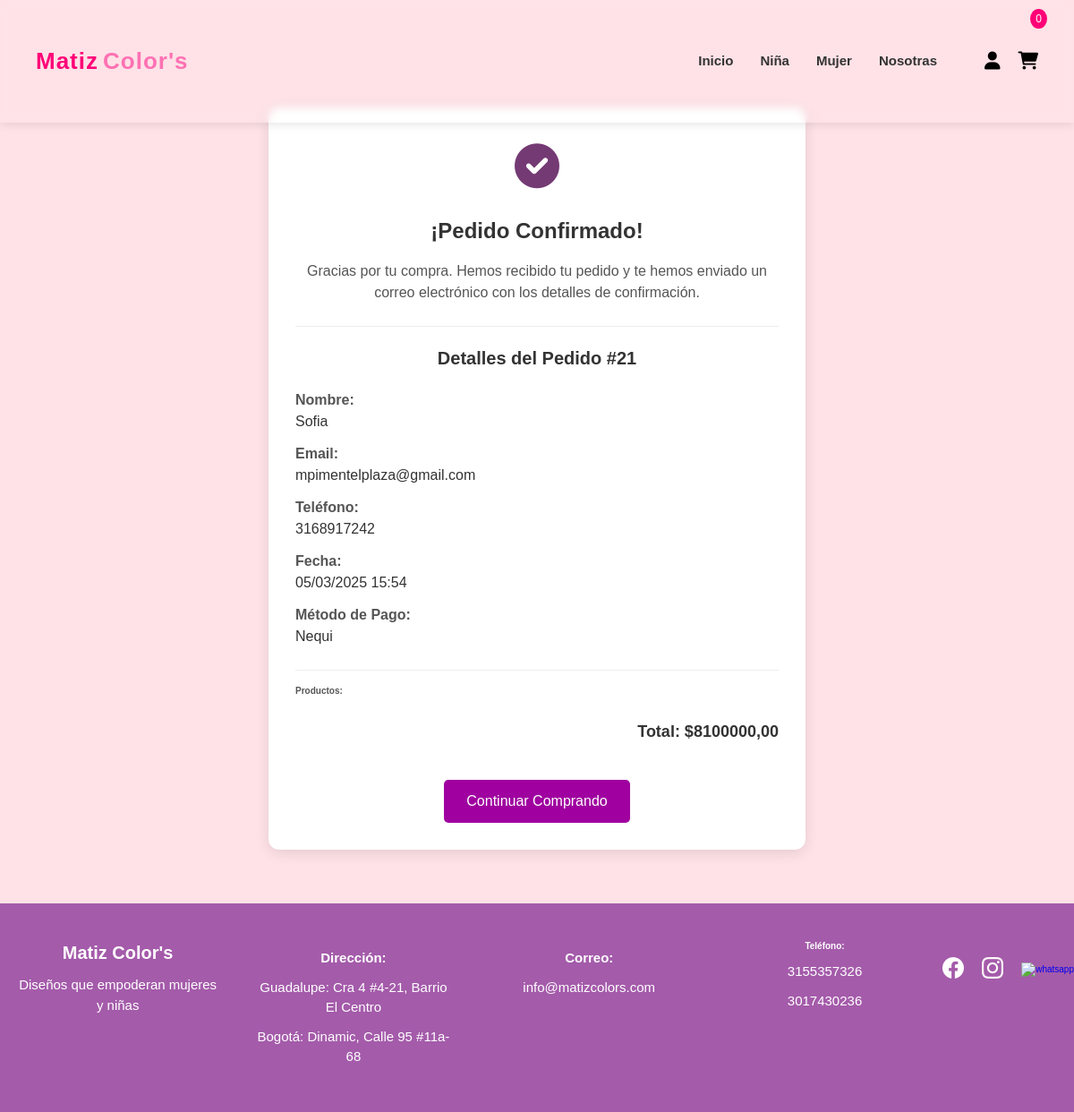
/confirmacion/21/ (signed in), run on the app's committed database.
### web/models.py (models this page shows, shortened)
class Orden(models.Model):
    usuario = models.ForeignKey(User, on_delete=models.CASCADE, null=True, blank=True)
    nombre = models.CharField(max_length=200)
    email = models.EmailField()
    telefono = models.CharField(max_length=20)
    direccion = models.CharField(max_length=255, default="Sin dirección")
    ciudad = models.CharField(max_length=100, null=True, blank=True)
    sesion_id = models.CharField(max_length=100, null=True, blank=True)
    total = models.DecimalField(max_digits=10, decimal_places=2)
    metodo_pago = models.CharField(max_length=20, choices=[('nequi', 'Nequi'), ('bancolombia', 'Bancolombia')])
    comprobante = models.ImageField(upload_to='comprobantes/', null=True, blank=True)
    fecha_creacion = models.DateTimeField(auto_now_add=True)

### web/views.py (the view)
# urls.py: path('confirmacion/<int:orden_id>/', views.confirmacion, name='confirmacion'),
def confirmacion(request, orden_id):
    try:
        if request.user.is_authenticated:
            orden = Orden.objects.prefetch_related('items').get(id=orden_id, usuario=request.user)
        elif request.session.session_key:
            orden = Orden.objects.prefetch_related('items').get(id=orden_id, sesion_id=request.session.session_key)
        else:
            messages.error(request, "No tienes permisos para ver esta orden.")
            return redirect('productos')
        items = orden.items.all()  # This uses the 'related_name' 'items'
        return render(request, 'confirmacion.html', {'orden': orden})
    except Orden.DoesNotExist:
        messages.error(request, "Orden no encontrada.")
        return redirect('home')

### web/templates/confirmacion.html (shortened to what this page needs)
{% extends 'base.html' %}
{% load static %}
{% block content %}
<link rel="stylesheet" href="{% static 'confirmacion.css' %}">
<main class="confirmation-page">
    <div class="confirmacion-container">
        <div class="confirmacion-icon"><i class="fa-solid fa-circle-check"></i></div>
        <h1 class="confirmacion-titulo">¡Pedido Confirmado!</h1>
        <div class="confirmacion-mensaje">
            Gracias por tu compra. Hemos recibido tu pedido y te hemos enviado un correo electrónico con los detalles de confirmación.
        </div>
        <div class="confirmacion-detalles">
            <h2 class="resumen-titulo">Detalles del Pedido #{{ orden.id }}</h2>
            <div class="confirmacion-datos">
                <div>
                    <div class="datos-titulo">Nombre:</div>
                    <div>{{ orden.nombre }}</div>
                </div>
                <div>
                    <div class="datos-titulo">Email:</div>
                    <div>{{ orden.email }}</div>
                </div>
                <div>
                    <div class="datos-titulo">Teléfono:</div>
                    <div>{{ orden.telefono }}</div>
                </div>
                <div>
                    <div class="datos-titulo">Fecha:</div>
                    <div>{{ orden.fecha_creacion|date:"d/m/Y H:i" }}</div>
                </div>
                <div>
                    <div class="datos-titulo">Método de Pago:</div>
                    <div>{{ orden.get_metodo_pago_display }}</div>
                </div>
            </div>
            <div class="confirmacion-items">
                <div class="datos-titulo">Productos:</div>
                <div class="confirmacion-total">
                    Total: ${{ orden.total }}
                </div>
            </div>
        </div>
        <div class="confirmacion-acciones">
            <a href="{% url 'niña' %}" class="btn btn-success">
                Continuar Comprando
            </a>
        </div>
    </div>
</main>
{% endblock %}

### web/static/basehome.css (style rules this page uses)
* { margin: 0; padding: 0; box-sizing: border-box; list-style: none; text-decoration: none; }
html { font-size: 62.5%; }
body { height: 100%; font-family: 'Arial', sans-serif; background-color: rgb(254, 226, 231); color: #333; line-height: 1.5; display: flex; flex-direction: column; min-height: 100vh; }
main { flex: 1; }

### web/static/confirmacion.css (style rules this page uses)
.confirmation-page { flex: 1; display: flex; align-items: center; justify-content: center; padding: 120px 15px 60px; min-height: 100vh; }
.confirmacion-container { max-width: 600px; width: 100%; margin: 0 auto; padding: 30px; background: #fff; box-shadow: 0 4px 15px rgba(0, 0, 0, 0.1); border-radius: 12px; text-align: center; position: relative; }
.confirmacion-icon { font-size: 50px; color: #743a74; margin-bottom: 15px; }
.confirmacion-titulo { font-size: 2.4rem; font-weight: 600; margin-bottom: 15px; color: #333; }
.confirmacion-mensaje { font-size: 1.6rem; margin-bottom: 25px; line-height: 1.5; color: #555; }
.confirmacion-detalles { text-align: left; margin-top: 20px; border-top: 1px solid #eee; padding-top: 20px; }
.resumen-titulo { font-size: 2rem; font-weight: bold; margin-bottom: 20px; text-align: center; color: #333; }
.confirmacion-datos { display: grid; gap: 12px; font-size: 1.6rem; margin-bottom: 25px; }
.datos-titulo { font-weight: bold; color: #555; flex: 0 0 130px; }
.confirmacion-items { margin-top: 25px; border-top: 1px solid #eee; padding-top: 15px; }
.confirmacion-total { font-weight: bold; font-size: 1.8rem; margin-top: 15px; text-align: right; color: #333; padding: 10px 0; }
.confirmacion-acciones { margin-top: 30px; }
.btn-success { display: inline-block; background-color: #9f009f; color: white; padding: 12px 25px; border-radius: 5px; text-decoration: none; transition: all 0.3s ease; font-size: 1.6rem; font-weight: 500; }

### data on the page
Orden: id "21", nombre "Sofia", email "mpimentelplaza@gmail.com", telefono "3168917242", fecha_creacion "05/03/2025 15:54", metodo_pago "Nequi", total "8100000,00"

### other printed values
{{ total_items }} "0"
